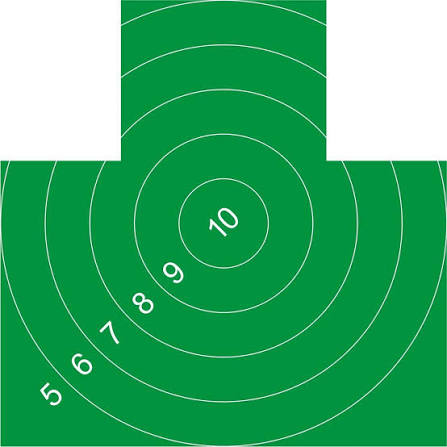
#> input picture assets/target_no4_template.jpg, 447 x 447 px
$ python -i tape_filter.py   (imports and definitions only)
#> lines starting #> are read from the running program, lines starting #| are printed output that depends on the picture; after the words box and inside, x2 and y2 are one past the last pixel; in counts of white or black regions, pixels touching at a corner belong together
#> further down, picture is the input picture: shape (447, 447, 3); mean B, G, R 105, 169.9, 57.1
from __future__ import annotations

import cv2
import numpy as np


def white_tape_mask(bgr: np.ndarray) -> np.ndarray:
    """Маска белого малярного скотча: высокая яркость, низкая насыщенность."""
    hsv = cv2.cvtColor(bgr, cv2.COLOR_BGR2HSV)
#> hsv: shape (447, 447, 3); mean H, S, V 59.2, 195, 169.9
    # Белый / почти белый
    lower = np.array([0, 0, 180], dtype=np.uint8)
    upper = np.array([180, 55, 255], dtype=np.uint8)
    mask = cv2.inRange(hsv, lower, upper)
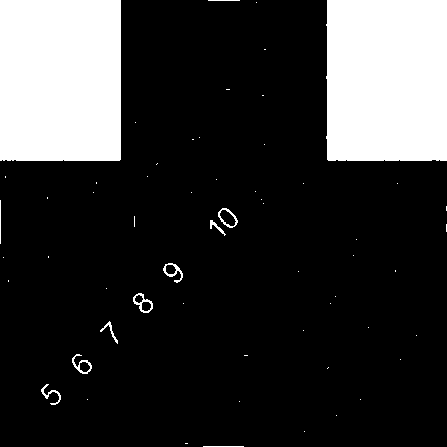
#> mask: shape (447, 447); 19.9% white; 59 white regions (47 under 20 px), largest, box (x1, y1, x2, y2) and area: (0, 0, 121, 161) 19473, (326, 0, 447, 161) 19317, (133, 293, 153, 313) 135
    # Убираем мелкий шум, оставляем ленты
    kernel = cv2.getStructuringElement(cv2.MORPH_RECT, (9, 3))
    mask = cv2.morphologyEx(mask, cv2.MORPH_CLOSE, kernel, iterations=2)
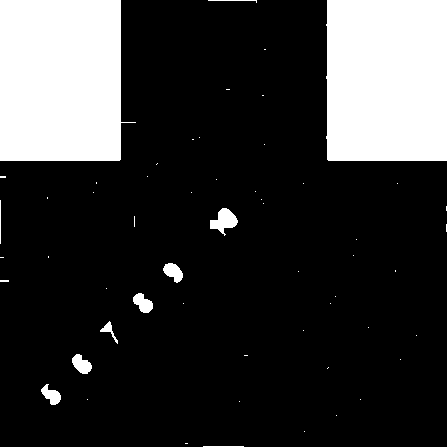
#> mask: shape (447, 447); 20.3% white; 56 white regions (45 under 20 px), largest, box (x1, y1, x2, y2) and area: (0, 0, 136, 161) 19495, (326, 0, 447, 161) 19327, (210, 208, 238, 236) 421
    kernel2 = cv2.getStructuringElement(cv2.MORPH_ELLIPSE, (5, 5))
    mask = cv2.morphologyEx(mask, cv2.MORPH_OPEN, kernel2, iterations=1)
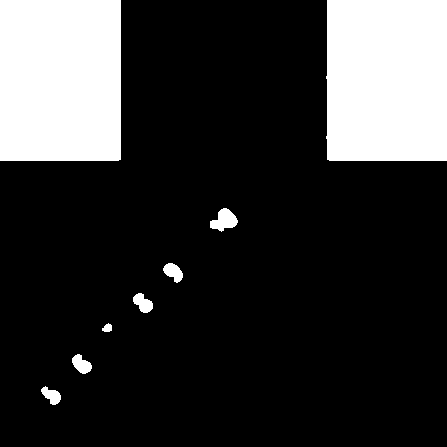
#> mask: shape (447, 447); 20.1% white; 8 white regions, largest, box (x1, y1, x2, y2) and area: (0, 0, 121, 161) 19479, (326, 0, 447, 161) 19324, (210, 208, 238, 232) 404
    return mask


def point_on_tape(tape: np.ndarray, x: float, y: float, radius: float) -> bool:
    h, w = tape.shape[:2]
    cx, cy = int(round(x)), int(round(y))
    if not (0 <= cx < w and 0 <= cy < h):
        return False
    r = max(2, int(radius * 0.8))
    y0, y1 = max(0, cy - r), min(h, cy + r + 1)
    x0, x1 = max(0, cx - r), min(w, cx + r + 1)
    patch = tape[y0:y1, x0:x1]
    if patch.size == 0:
        return False
    return float(np.count_nonzero(patch)) / float(patch.size) > 0.35

>>> import cv2
>>> picture = cv2.imread('../../assets/target_no4_template.jpg')
>>> result = white_tape_mask(picture)
